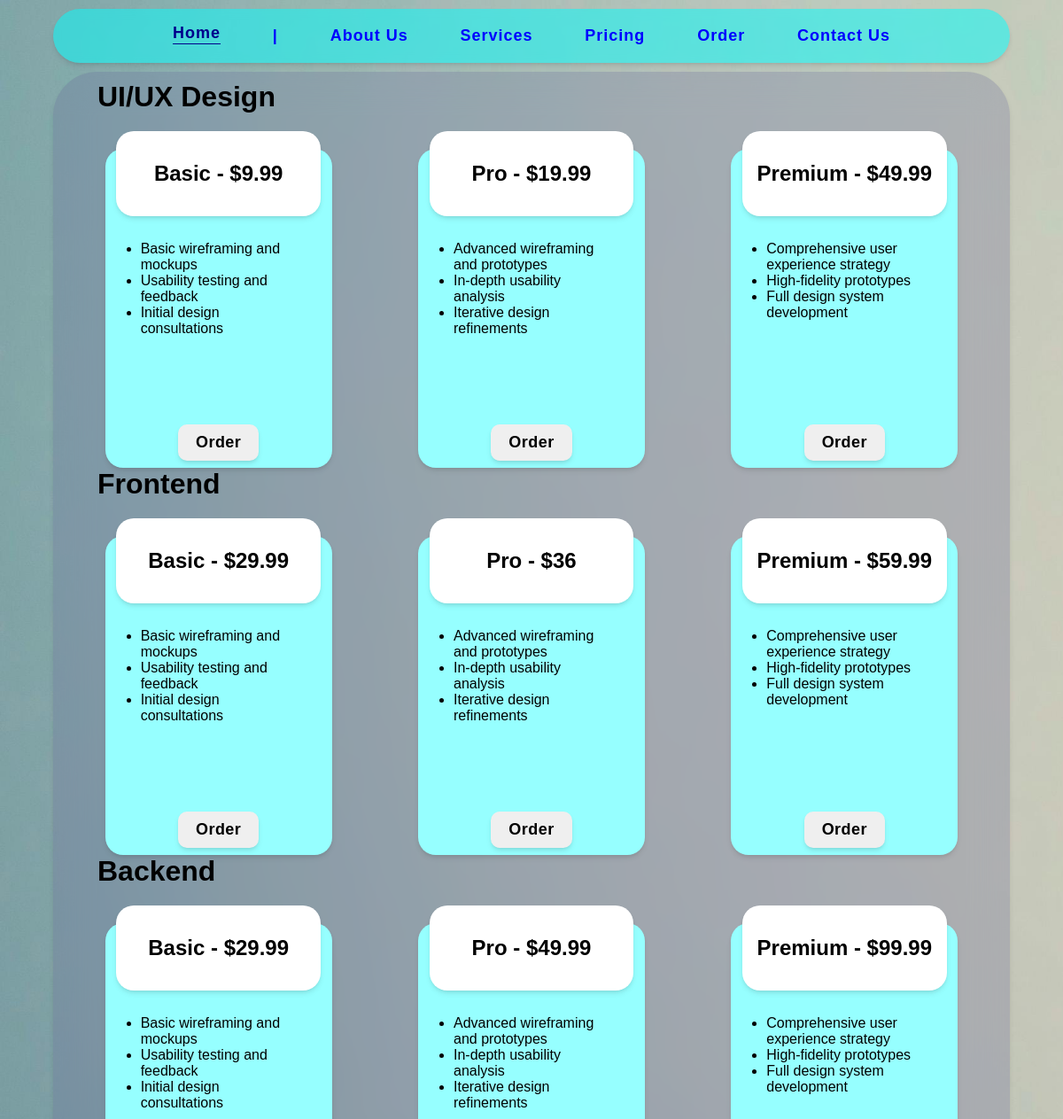
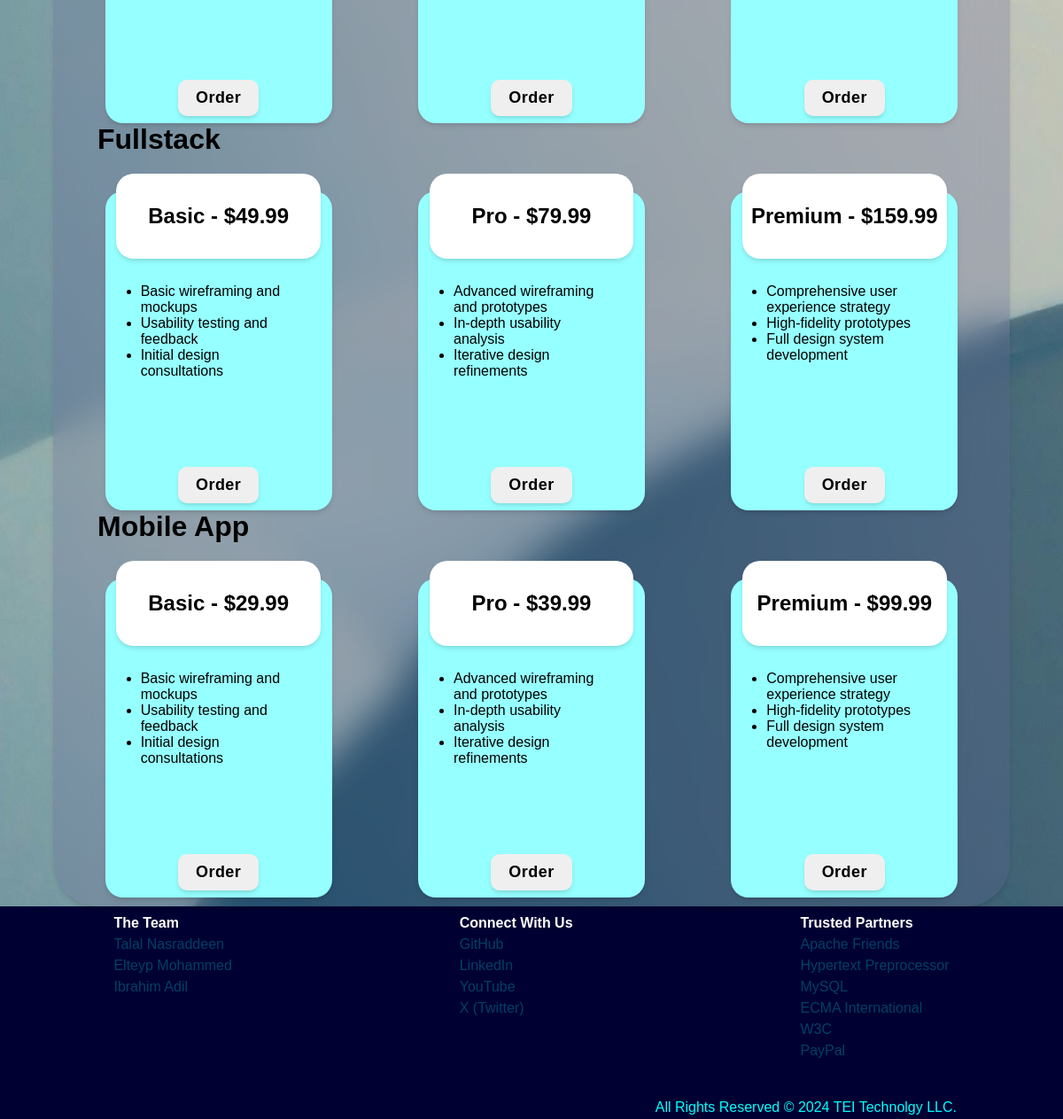
/pricing.php, run on the app's committed database (2 pictures, top to bottom).
### tables this page shows
CREATE TABLE IF NOT EXISTS service (  
  id INT NOT NULL AUTO_INCREMENT,
  name VARCHAR(100) NOT NULL,
  description VARCHAR(100) NOT NULL,
  PRIMARY KEY (id)
);

CREATE TABLE IF NOT EXISTS service_tier (  
  id INT NOT NULL AUTO_INCREMENT,
  tier_id INT NOT NULL,
  service_id INT NOT NULL,
  price FLOAT(4) NOT NULL,
  PRIMARY KEY (id),
  FOREIGN KEY (tier_id) REFERENCES tier(id)
);

CREATE TABLE IF NOT EXISTS tier (  
  id INT NOT NULL AUTO_INCREMENT,
  name VARCHAR(100) NOT NULL,
  PRIMARY KEY (id)
);

### config/db.php (called while the page is built, shortened)
<?php
$config = array();
$config["db_user"] = "webproju";
$config["db_pass"] = "pass123";
$config["db_name"] = "project_db";
$config["db_host"] = "localhost";
function getDBConnection()
{
    global $config;
    $conn = new mysqli($config['db_host'], $config['db_user'], $config['db_pass'], $config['db_name']);
    return $conn;
}

### controllers/ServiceController.php (called while the page is built, shortened)
<?php
include_once(__DIR__ . "/../models/ServiceModel.php");
include_once(__DIR__ . "/../models/TierModel.php");
include_once(__DIR__ . "/../models/ServiceTierFeatureModel.php");
class ServiceController
{
    private $serviceModel;
    private $tierModel;
    private $featureModel;
    public function __construct()
    {
        $this->serviceModel = new ServiceModel();
        $this->tierModel = new TierModel();
        $this->featureModel = new ServiceTierFeatureModel();
    }
    public function getPricingInfo()
    {
        $services = $this->serviceModel->getAllServices();
        $data = [];
        while ($service = $services->fetch_assoc()) {
            $serviceId = $service['id'];
            $tiers = $this->tierModel->getTiersByServiceId($serviceId);
            $serviceData = [
                'id' => $service['id'],
                'name' => $service['name'],
                'tiers' => []
            ];
            while ($tier = $tiers->fetch_assoc()) {
                $serviceTierId = $tier['id'];
                $features = $this->featureModel->getFeaturesByServiceTierId($serviceTierId);
                $tierData = [
                    'id' => $tier['id'],
                    'name' => $tier['name'],
                    'price' => $tier['price'],
                    'features' => []
                ];
                while ($feature = $features->fetch_assoc()) {
                    $tierData['features'][] = $feature['description'];
                }
                $serviceData['tiers'][] = $tierData;
            }
            $data[] = $serviceData;
        }
        return $data;
    }
}

### models/ServiceModel.php (called while the page is built, shortened)
<?php
include_once(__DIR__ . "/../config/db.php");
class ServiceModel
{
    private $db;
    public function __construct()
    {
        $this->db = getDBConnection();
    }
    public function getAllServices()
    {
        $sql = "SELECT * FROM service";
        return $this->db->query($sql);
    }
}

### models/TierModel.php (called while the page is built, shortened)
<?php
include_once(__DIR__ . "/../config/db.php");
class TierModel
{
    private $db;
    public function __construct()
    {
        $this->db = getDBConnection();
    }
    public function getTiersByServiceId($serviceId)
    {
        $sql = "SELECT tier.id, tier.name, service_tier.price
                FROM tier
                JOIN service_tier ON tier.id = service_tier.tier_id
                WHERE service_tier.service_id = ?";
        $stmt = $this->db->prepare($sql);
        $stmt->bind_param("i", $serviceId);
        $stmt->execute();
        return $stmt->get_result();
    }
}

### models/ServiceTierFeatureModel.php (called while the page is built, shortened)
<?php
include_once(__DIR__ . "/../config/db.php");
class ServiceTierFeatureModel
{
    private $db;
    public function __construct()
    {
        $this->db = getDBConnection();
    }
    public function getFeaturesByServiceTierId($serviceTierId)
    {
        $sql = "SELECT description FROM service_tier_feature WHERE service_tier_id = ?";
        $stmt = $this->db->prepare($sql);
        $stmt->bind_param("i", $serviceTierId);
        $stmt->execute();
        return $stmt->get_result();
    }
}

### pricing.php (the view, shortened to what this page needs)
<?php
include_once(__DIR__ . "/controllers/ServiceController.php");
$serviceController = new ServiceController();
$pricingInfo = $serviceController->getPricingInfo();
?>
<!DOCTYPE html>
<html lang="en">
<head>
    <link rel="stylesheet" href="./assets/css/style.css">
</head>
<body>
    <?php include('includes/header.inc.php'); ?>
    <div class="service-pricing">
        <?php foreach ($pricingInfo as $service) : ?>
            <h1 class="service-pricing-heading"><?php echo $service['name']; ?></h1>
            <div class="pricing-container">
                <?php foreach ($service['tiers'] as $tier) : ?>
                    <div class="pricing-card">
                        <div class="pricing-inner-card">
                            <h2><?php echo $tier['name']; ?> - $<?php echo $tier['price']; ?></h2>
                        </div>
                        <ul class="pricing-card-content">
                            <?php foreach ($tier['features'] as $feature) : ?>
                                <li><?php echo $feature; ?></li>
                            <?php endforeach; ?>
                        </ul>
                        <button onclick="toOrderPage('<?php echo $service['id']; ?>', '<?php echo $tier['id']; ?>')" class="pricing-order-btn">Order</button>
                    </div>
                <?php endforeach; ?>
            </div>
        <?php endforeach; ?>
    </div>
    <?php include('includes/footer.inc.php'); ?>
</body>
</html>

### includes/header.inc.php
<nav id="navbar">
    <div>
    <span id="current-span"><a id="current-link">Home</a></span>
    <span class="not-current-span">|</span>
    <span class="not-current-span"
        ><a class="not-current-link" href="./about.php">About Us</a></span
    >
    <span class="not-current-span"
        ><a class="not-current-link" href="./services.php">Services</a></span
    >
    <span class="not-current-span"
        ><a class="not-current-link" href="./pricing.php">Pricing</a></span
    >
    <span class="not-current-span"
        ><a class="not-current-link" href="./order.php">Order</a></span
    >
    <span class="not-current-span"
        ><a class="not-current-link" href="./contact.php">Contact Us</a></span
    >
    </div>
</nav>

### includes/footer.inc.php
<footer>
    <div class="footer-sections">
    <div>
        <h4 class="footer-section-subtitle">The Team</h4>
        <div class="footer-section-list">
        <a href="https://github.com/talalio">Talal Nasraddeen</a>
        <a href="https://github.com/elteyp">Elteyp Mohammed</a>
        <a href="https://github.com/ib-bib">Ibrahim Adil</a>
        </div>
    </div>
    <div>
        <h4 class="footer-section-subtitle">Connect With Us</h4>
        <div class="footer-section-list">
        <a href="https://github.com">GitHub</a>
        <a href="https://linkedin.com">LinkedIn</a>
        <a href="https://youtube.com">YouTube</a>
        <a href="https://x.com">X (Twitter)</a>
        </div>
    </div>
    <div>
        <h4 class="footer-section-subtitle">Trusted Partners</h4>
        <div class="footer-section-list">
        <a href="https://apachefriends.org">Apache Friends</a>
        <a href="https://php.net">Hypertext Preprocessor</a>
        <a href="https://mysql.com">MySQL</a>
        <a href="https://ecma-international.org">ECMA International</a>
        <a href="https://w3c.org">W3C</a>
        <a href="https://paypal.com">PayPal</a>
        </div>
    </div>
    </div>
    <div class="footer-rights">
    All Rights Reserved &copy; 2024 TEI Technolgy LLC.
    </div>
</footer>

### assets/css/style.css (style rules this page uses)
* { margin: 0; padding: 0; box-sizing: border-box; }
html, body { width: 100vw; min-height: 100vh; max-width: 100%; }
body { display: flex; flex-direction: column; justify-content: center; align-items: center; font-family: "Franklin Gothic Medium", "Arial Narrow", Arial, sans-serif; background-image: url("../images/wallpaper.jpg"); background-size: cover; }
nav { display: flex; justify-content: center; align-items: center; background-color: rgba(0, 255, 255, 0.5); backdrop-filter: blur(5px); padding-top: 20px; padding-bottom: 20px; width: 90%; margin-top: 10px; margin-bottom: 10px; box-shadow: 0 4px 6px -1px rgb(0 0 0 / 0.1), 0 2px 4px -2px rgb(0 0 0 / 0.1); position: sticky; top: 0; z-index: 1000; border-radius: 100px; transition: 250ms ease-in-out; font-weight: bolder; letter-spacing: 1px; font-size: large; }
nav > div { width: 75%; display: flex; flex-direction: row; justify-content: space-between; align-items: center; }
.not-current-span { transition: all 250ms ease; color: blue; }
.not-current-span:hover, #current-span { transform: translateY(-3px); }
.not-current-link { color: blue; }
.not-current-link { text-decoration: none; transition: all 250ms ease; }
#current-link { text-decoration: underline; text-underline-offset: 6px; color: darkblue; }
footer { background-color: rgb(0, 0, 50); color: white; width: 100%; padding-top: 10px; margin-top: auto; }
.footer-sections { display: flex; justify-content: space-around; padding-bottom: 40px; }
.footer-section-list { display: flex; flex-direction: column; justify-content: space-between; align-items: start; transition: all 250ms ease; }
.footer-section-list > a { padding-bottom: 6px; cursor: pointer; text-decoration: none; color: rgba(0, 255, 255, 0.25); transition: all 250ms ease; }
.footer-section-subtitle { margin-bottom: 6px; color: white; }
.footer-rights { display: flex; justify-content: flex-end; width: 90%; align-items: flex-end; padding-bottom: 4px; color: aqua; }
.pricing-container { display: flex; justify-content: space-around; align-items: center; width: 100%; flex-wrap: wrap; margin-top: 30px; }
.service-pricing { width: 90%; padding: 10px; border-radius: 50px; box-shadow: 0 4px 6px -1px rgb(0 0 0 / 0.1), 0 2px 4px -2px rgb(0 0 0 / 0.1); display: flex; flex-direction: column; background-color: rgba(100, 100, 150, 0.25); backdrop-filter: blur(20px); }
.service-pricing-heading { padding-left: 40px; }
.pricing-card { display: flex; flex-direction: column; align-items: center; justify-content: space-around; padding-bottom: 8px; border-radius: 20px; height: 360px; width: 256px; box-shadow: 0 4px 6px -1px rgb(0 0 0 / 0.1), 0 2px 4px -2px rgb(0 0 0 / 0.1); transition: all 250ms ease-in-out; background-color: rgb(150, 255, 255); margin-top: 10px; }
.pricing-inner-card { transform: translateY(-20px); background-color: white; box-shadow: 0 4px 6px -1px rgb(0 0 0 / 0.1), 0 2px 4px -2px rgb(0 0 0 / 0.1); border-radius: 20px; width: 90%; height: 128px; display: flex; justify-content: center; align-items: center; }
.pricing-card-content { height: 80%; width: 75%; padding: 8px; }
.pricing-order-btn { font-weight: bold; font-size: large; letter-spacing: 0.025em; padding-top: 10px; padding-bottom: 10px; padding-left: 20px; padding-right: 20px; border-radius: 10px; border: none; transition: all 250ms ease; box-shadow: 0 4px 6px -1px rgb(0 0 0 / 0.1), 0 2px 4px -2px rgb(0 0 0 / 0.1); }

### data on the page
service: name "UI/UX Design"
service_tier: tier.name "Basic", price "9.99", feature "Basic wireframing and mockups", feature "Usability testing and feedback", feature "Initial design consultations"
service_tier: tier.name "Pro", price "19.99", feature "Advanced wireframing and prototypes", feature "In-depth usability analysis", feature "Iterative design refinements"
service_tier: tier.name "Premium", price "49.99", feature "Comprehensive user experience strategy", feature "High-fidelity prototypes", feature "Full design system development"
service: name "Frontend"
service_tier: tier.name "Basic", price "29.99", feature "Basic wireframing and mockups", feature "Usability testing and feedback", feature "Initial design consultations"
service_tier: tier.name "Pro", price "36", feature "Advanced wireframing and prototypes", feature "In-depth usability analysis", feature "Iterative design refinements"
service_tier: tier.name "Premium", price "59.99", feature "Comprehensive user experience strategy", feature "High-fidelity prototypes", feature "Full design system development"
service: name "Backend"
service_tier: tier.name "Pro", price "49.99", feature "Advanced wireframing and prototypes", feature "In-depth usability analysis", feature "Iterative design refinements"
service_tier: tier.name "Premium", price "99.99", feature "Comprehensive user experience strategy", feature "High-fidelity prototypes", feature "Full design system development"
service: name "Fullstack"
service_tier: tier.name "Basic", price "49.99", feature "Basic wireframing and mockups", feature "Usability testing and feedback", feature "Initial design consultations"
service_tier: tier.name "Pro", price "79.99", feature "Advanced wireframing and prototypes", feature "In-depth usability analysis", feature "Iterative design refinements"
service_tier: tier.name "Premium", price "159.99", feature "Comprehensive user experience strategy", feature "High-fidelity prototypes", feature "Full design system development"
service: name "Mobile App"
service_tier: tier.name "Pro", price "39.99", feature "Advanced wireframing and prototypes", feature "In-depth usability analysis", feature "Iterative design refinements"
